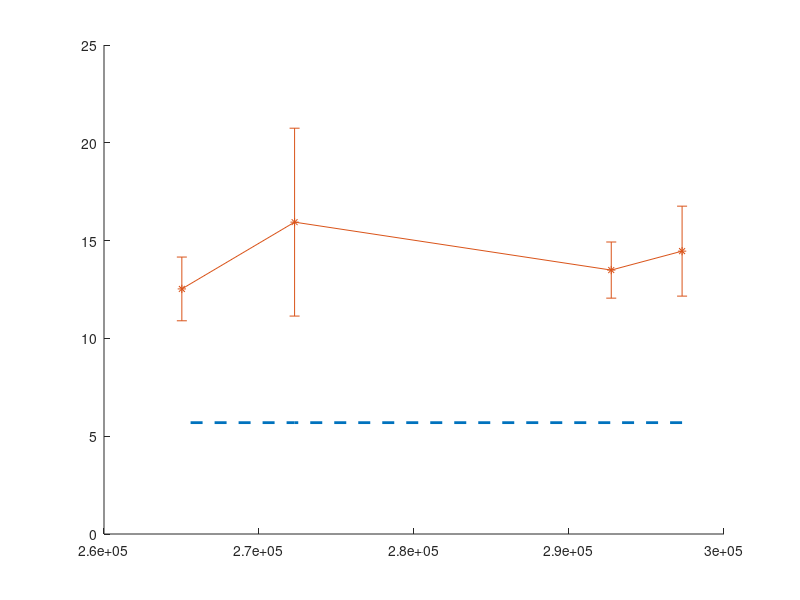

MATLAB code to generate this figure: (Note: this script raises an error after producing the figure.)
PSNRs = zeros(5, 4, 3); % index_PSNRs, index_quant_factors, index_SNRs
PSNRs(:,:,1) = [
   12.1865   11.6313   13.9001   14.4582
   17.1933   14.2871   13.4520   11.1865
   15.7654   15.7914   24.8354   10.1513
   11.2844   12.5934   10.9032   13.9175
   15.8778   13.1636   16.6302   12.9355
];

PSNRs(:,:,2) = [
   32.8181   21.6873   17.2918   22.9349
   32.8180   29.6715   25.0017   18.9961
   32.7904   23.2565   17.5262   17.7988
   32.8116   29.6641   22.3442   15.7466
   32.8016   19.6643   18.8841   22.9240
];

PSNRs(:,:,3) = [
   32.8180   29.6748   25.0015   22.9348
   32.8180   29.6748   25.0015   22.9348
   32.8180   29.6748   25.0015   22.9348
   32.8180   29.6748   25.0015   22.9348
   32.8180   29.6748   25.0015   22.9348
];

PSNR_MIN = [5.6929    5.6929    5.6929    5.6929];
PSNR_MAX = [32.8180   29.6748   25.0015   22.9348];
SNRs = [-Inf -3, -2, 5 +Inf];
lengths = [148648, 146363, 136148, 132511];
figure; 
hold on;
plot(lengths * 2, PSNR_MIN, '--', 'Linewidth', 2)
for i = 1:3
    errorbar(lengths * 2, mean(PSNRs(:, :, i), 1), std(PSNRs(:, :, i), 1), '*-', 'LineWidth', 2)
end
plot(lengths * 2, PSNR_MAX, '--', 'LineWidth', 2)
legend('SNR = ' + string(SNRs), 'location', 'northwest')
xlabel('bit stream/bit')
ylabel('PSNR/dB')
title('R-P Graph（1/2效率卷积码，H.261 量化，量化参数分别取 100/50/10/5）')
hold off;
grid on;

imwrite(frame2im(getframe(gcf)), "实验记录(数据+图像)\信源信道联合编码\12卷积码.png")
